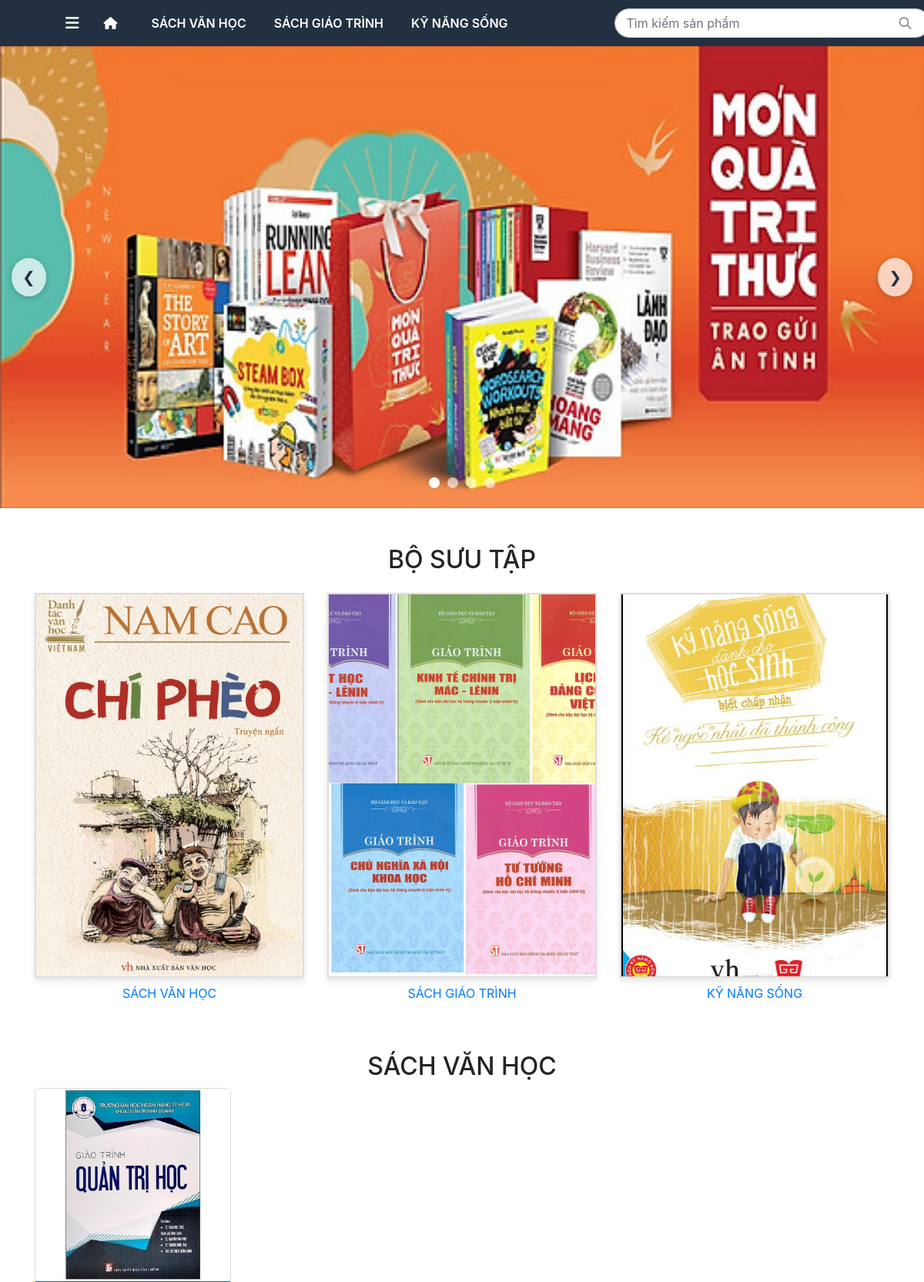
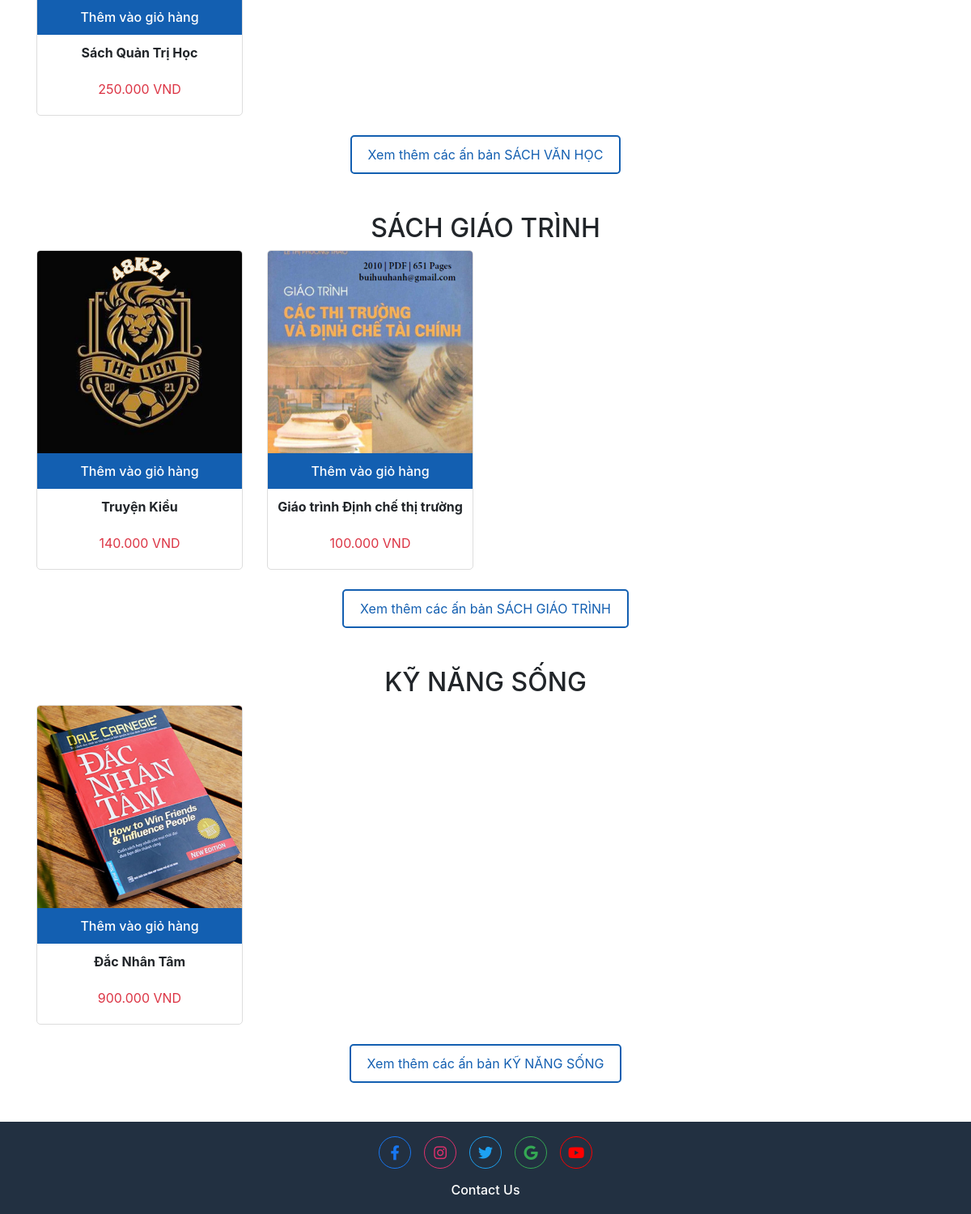
The page / on the database its author committed (2 pictures, top to bottom).
### booksale_app/models.py (models this page shows, shortened)
class Category(models.Model):
    category_name = models.CharField(
        max_length = 255,
        blank=False, null=False,
        help_text = "Tên danh mục"
    )
    description = models.TextField(
        blank=False, null=False,
        help_text = "Mô tả"
    )
    created_at = models.DateTimeField(
        auto_now_add=True
    )
    updated_at = models.DateTimeField(
        auto_now_add=True
    )

class Product(models.Model):
    product_name = models.CharField(
        max_length = 255,
        blank=False, null=False,
        help_text = "Tên sản phẩm"
    )
    description = models.TextField(
        blank=False, null=False,
        help_text = "Mô tả"
    )
    image = models.ImageField(upload_to='products/', null=True, blank=True)
    cost_price = models.DecimalField(
        max_digits=10,
        decimal_places=3
    )
    sell_price = models.DecimalField(
        max_digits=10,
        decimal_places=3
    )
    quantity = models.PositiveIntegerField(default=0)
    publisher = models.ForeignKey(
        Publisher,
        on_delete=models.CASCADE
    )
    category = models.ForeignKey(
        Category,
        on_delete=models.CASCADE
    )
    genre = models.ManyToManyField(
        'Genre',
        through="Genre_Item")
    cart = models.ManyToManyField(
        'Cart',
        through='Cart_Item'
    )
    order = models.ManyToManyField(
        'Order',
         through="Order_Item"
    )

### booksale_app/views/user_view/home.py (the view)
# urls.py: path('', views.home_view, name='home'),
def home_view(request):
    user = request.user
    is_kh = False
    if user.is_authenticated:
        is_kh = user.groups.filter(name="KH").exists()
    categories = Category.objects.all()[:3]  # Lấy 3 categories đầu tiên
    categories_with_products = []
    for category in categories:
        products = Product.objects.filter(category=category)[:4]  # Lấy 4 sản phẩm đầu tiên
        categories_with_products.append({
            'category': category,
            'products': products
        })
    context = {
        'categories': categories,
        'categories_with_products': categories_with_products,
        "is_kh": is_kh,
    }
    return render(request, 'user_temp/home.html', context)

### booksale_app/context_processors.py (called while the page is built, shortened)
def categories_and_cart(request):
    context = {
        'categories': Category.objects.all()[:3],  # Lấy 3 categories đầu tiên cho menu
        'cart_count': 0
    }
    return context

def global_user_context(request):
    user = request.user
    is_kh = False
    role = None
    if user.is_authenticated:
        is_kh = user.groups.filter(name="KH").exists()
        if user.groups.filter(name="NVBH").exists():
            role = "NVBH"
        elif user.groups.filter(name="NVTK").exists():
            role = "NVTK"
    return {
        "is_kh": is_kh,
        "role": role,
    }

### booksale_app/templates/user_temp/home.html (shortened to what this page needs)
{% extends 'user_temp/base.html' %} {% load static %}  {% block content %}
<div class="hero-banner slider" id="heroSlider">
    <img src="{% static 'images/banner 1.jpg' %}" alt="Library" class="active" />
    <button class="prev">&#10094;</button>
    <button class="next">&#10095;</button>
    <div class="slider-dots" id="heroDots"></div>
</div>
<div class="container my-5">
    <h2 class="text-center mb-4">BỘ SƯU TẬP</h2>
    <div class="row text-center">
        {% for category in categories %}
        <div class="col-md-4 category-item">
            <a href="{% url 'category_detail' category.category_name %}" class="category-link">
                {% if category.category_name == "Sách Văn Học" %}
                <img src="{% static 'images/van-hoc.jpg' %}" alt="Sách Văn Học" />
                {% elif category.category_name == "Sách Giáo Trình" %}
                <img src="{% static 'images/giao-trinh.jpg' %}" alt="Sách Giáo Trình" />
                {% elif category.category_name == "Kỹ năng sống" %}
                <img src="{% static 'images/ky-nang-song.jpg' %}" alt="Kỹ năng sống" />
                {% else %}
                <img src="{% static 'images/default.jpg' %}" alt="{{ category.category_name }}" />
                {% endif %}
                <p class="mt-2">{{ category.category_name|upper }}</p>
            </a>
        </div>
        {% empty %}
        <div class="col-12">
            <p class="text-center">Chưa có danh mục nào</p>
        </div>
        {% endfor %}
    </div>
</div>
{% for item in categories_with_products %}
<div class="container my-5 product-section {% if forloop.first %}mb-auto{% endif %}">
    <h2 class="text-center product-title">{{ item.category.category_name|upper }}</h2>
    <div class="row">
        {% for product in item.products %} {% if product.quantity > 0 %}
        <div class="col-6 col-md-3 text-center mb-4">
            <div class="product-card">
                <div class="product-image">
                    {% if product.image %}
                    <img src="{{ product.image.url }}" alt="{{ product.product_name }}" />
                    {% else %}
                    <img src="/static/images/no-image.png" alt="No image" />
                    {% endif %}
                </div>
                <a href="{% url 'add_to_cart' product.id %}" class="add-to-cart"
                    >Thêm vào giỏ hàng</a
                >
                <div class="product-info">
                    <a
                        href="{% url 'product_detail_user' product.id %}"
                        style="text-decoration: none; color: inherit"
                    >
                        <p class="product-name">{{ product.product_name }}</p>
                    </a>
                    <p class="product-price">{{ product.sell_price}} VND</p>
                </div>
            </div>
        </div>
        {% endif %} {% empty %}
        <div class="col-12">
            <p class="text-center">Chưa có sản phẩm nào trong danh mục này</p>
        </div>
        {% endfor %}
    </div>
    <div class="text-center mb-4">
        <a
            href="{% url 'category_detail' item.category.category_name %}"
            class="btn btn-outline-dark view-more"
        >
            Xem thêm các ấn bản {{ item.category.category_name|upper }}
        </a>
    </div>
</div>
{% endfor %}
{% endblock %}

### booksale_app/templates/user_temp/base.html (shortened to what this page needs)
<!DOCTYPE html>
<html lang="en">
    <head>
        <link
            rel="stylesheet"
            href="https://stackpath.bootstrapcdn.com/bootstrap/4.4.1/css/bootstrap.min.css"
        />
        <link rel="stylesheet" href="https://cdnjs.cloudflare.com/ajax/libs/font-awesome/6.4.0/css/all.min.css" />
    </head>
    <body>
        <nav class="navbar navbar-expand-lg navbar-custom fixed-top">
            <div class="container-fluid">
                <div class="d-flex align-items-center">
                    <a class="navbar-brand text-white d-none d-lg-block" href="{% url 'category' %}">
                        <i class="fa-solid fa-bars"></i>
                    </a>
                    <a class="nav-link" href="{% url 'home' %}"><i class="fa-solid fa-house"></i></a>
                </div>
                <div class="collapse navbar-collapse" id="navbarNav">
                    <ul class="navbar-nav mr-auto">
                        {% for category in categories %}
                        <li class="nav-item">
                            <a class="nav-link nav-link-custom" href="{% url 'category_detail' category.category_name %}">
                                {{ category.category_name|upper }}
                            </a>
                        </li>
                        {% endfor %}
                    </ul>
                    <form class="d-flex ms-auto search-box align-items-left" role="search"
                          method="GET" action="{% url 'search' %}">
                        <input class="form-control" type="search" placeholder="Tìm kiếm sản phẩm"
                               aria-label="Search" name="q" required />
                        <button class="btn btn-link text-white" type="submit">
                            <i class="icon-search fa-solid fa-magnifying-glass"></i>
                        </button>
                    </form>
            </div>
        </nav>
        <div class="content-wrapper">
             {% block content %}{% endblock %}
        </div>
        <footer class="footer text-center">
            <div class="container">
                <div class="row">
                    <div class="col-12">
                        <div class="social-icons d-flex justify-content-center">
                            <a href="#" class="facebook"><i class="fab fa-facebook-f"></i></a>
                            <a href="#" class="instagram"><i class="fab fa-instagram"></i></a>
                            <a href="#" class="twitter"><i class="fab fa-twitter"></i></a>
                            <a href="#" class="google"><i class="fab fa-google"></i></a>
                            <a href="#" class="youtube"><i class="fab fa-youtube"></i></a>
                        </div>
                        <div class="contact-text">Contact Us</div>
                    </div>
                </div>
            </div>
        </footer>
    </body>
</html>

### booksale_app/templates/user_temp/base.html (style rules this page uses)
.navbar-custom { background-color: #223041; padding: 10px 70px; }
.navbar-custom .nav-link { color: white; font-weight: 600; margin-right: 20px; }
.navbar-custom .nav-link-custom { white-space: nowrap; padding: 8px 12px; min-width: auto; }
.navbar-nav { align-items: center; display: flex; flex-direction: row; flex-wrap: nowrap; }
.navbar-nav .nav-item { white-space: nowrap; }
.search-box { position: relative; margin-left: 110px; }
.search-box input { border-radius: 20px; padding-left: 15px; width: 410px; }
.icon-search { position: absolute; top: 50%; right: 50px; transform: translateY(-50%); color: #999999; cursor: pointer; }
.footer { background-color: #223041; color: white; padding: 18px 0; }
.footer .social-icons a { display: inline-flex; align-items: center; justify-content: center; width: 40px; height: 40px; border-radius: 50%; margin: 0 8px; font-size: 18px; transition: all 0.3s ease; }
.social-icons .facebook { border: 1px solid #1877f2; color: #1877f2; }
.social-icons .instagram { border: 1px solid #e1306c; color: #e1306c; }
.social-icons .twitter { border: 1px solid #1da1f2; color: #1da1f2; }
.social-icons .google { border: 1px solid #34a853; color: #34a853; }
.social-icons .youtube { border: 1px solid #ff0000; color: #ff0000; }
.contact-text { margin-top: 14px; font-size: 16px; font-weight: 500; }
html, body { height: 100%; margin: 0; padding: 0; }
body { display: flex; flex-direction: column; padding-top: 60px; }
.content-wrapper { flex: 1; }
.footer { margin-top: auto; }

### booksale_app/templates/user_temp/home.html (style rules this page uses)
.hero-banner { width: 100%; max-height: 600px; overflow: hidden; position: relative; margin-top: 0; padding: 0; }
.hero-banner img { width: 100%; height: 600px; object-fit: cover; display: none; transition: opacity 0.5s ease-in-out; }
.hero-banner img.active { display: block; }
.prev, .next { position: absolute; top: 50%; transform: translateY(-50%); background-color: rgba(0, 0, 0, 0.5); color: white; border: none; padding: 15px; cursor: pointer; border-radius: 50%; font-size: 25px; z-index: 10; }
.prev, .next { position: absolute; top: 50%; transform: translateY(-50%); background-color: rgba(255, 255, 255, 0.7); color: #223041; border: none; padding: 10px 14px; cursor: pointer; border-radius: 50%; font-size: 20px; z-index: 10; box-shadow: 0 2px 8px rgba(0, 0, 0, 0.2); transition: all 0.3s ease; }
.prev { left: 15px; }
.next { right: 15px; }
.slider-dots { position: absolute; bottom: 20px; width: 100%; text-align: center; }
.category-item img { width: 100%; height: 500px; object-fit: cover; border: 2px solid #ddd; box-shadow: 0 4px 8px rgba(0, 0, 0, 0.1); transition: transform 0.3s ease; }
.product-card { border: 1px solid #ddd; border-radius: 5px; overflow: hidden; background: white; height: 100%; display: flex; flex-direction: column; }
.product-image { width: 100%; height: 250px; overflow: hidden; }
.product-image img { width: 100%; height: 100%; object-fit: cover; }
.product-info { padding: 10px; display: flex; flex-direction: column; flex: 1; }
.product-name { font-weight: bold; min-height: 40px; margin-bottom: 5px; }
.product-price { color: #dc3545; margin-bottom: 10px; }
.add-to-cart { margin-top: auto; width: 100%; background-color: #135fb1; color: white; padding: 10px 15px; text-decoration: none; font-weight: 500; display: block; text-align: center; }
.view-more { border: 2px solid #135fb1; color: #135fb1; background-color: transparent; padding: 10px 20px; border-radius: 5px; text-decoration: none; display: inline-block; transition: all 0.3s ease; }

### rows shown on the page
Category: category_name "SÁCH VĂN HỌC", category.category_name "SÁCH VĂN HỌC"
Category: category_name "SÁCH GIÁO TRÌNH", category.category_name "SÁCH GIÁO TRÌNH"
Category: category_name "KỸ NĂNG SỐNG", category.category_name "KỸ NĂNG SỐNG"
Product: image (picture), product_name "Sách Quản Trị Học", sell_price "250.000"
Product: image (picture), product_name "Truyện Kiều", sell_price "140.000"
Product: image (picture), product_name "Giáo trình Định chế thị trường", sell_price "100.000"
Product: image (picture), product_name "Đắc Nhân Tâm", sell_price "900.000"
